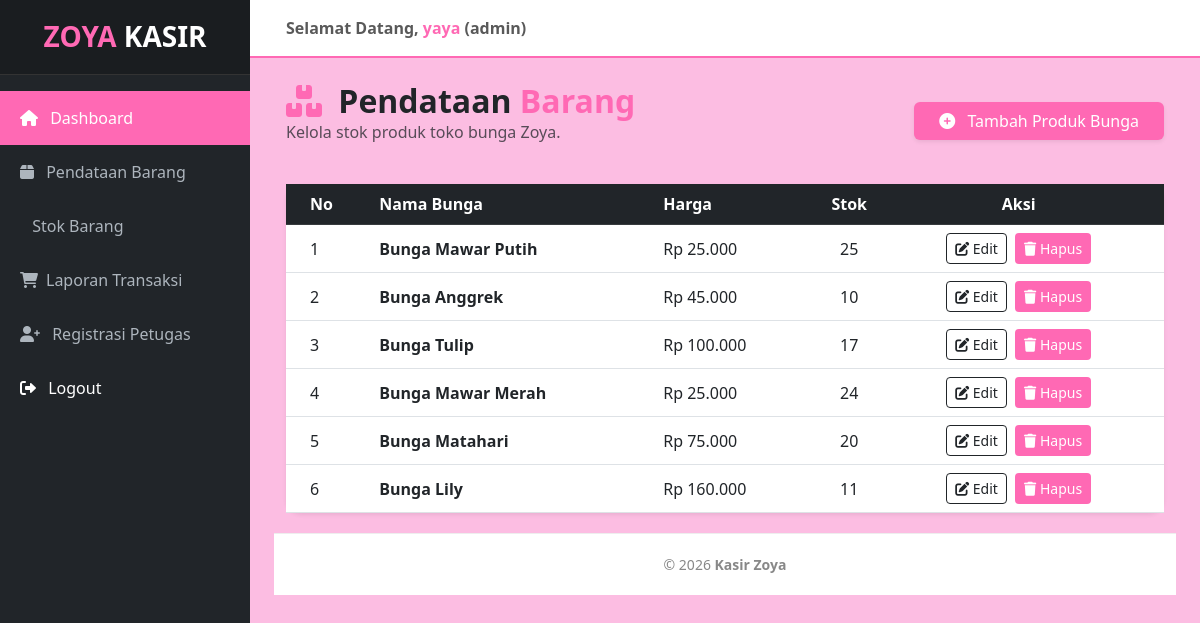
The page /kasir_zoya/admin/produk.php (signed in) on the database its author committed.
### tables this page shows
CREATE TABLE `produk` (
  `ProdukID` int(11) NOT NULL,
  `NamaProduk` varchar(255) NOT NULL,
  `Harga` decimal(10,2) NOT NULL,
  `Stok` int(11) NOT NULL
);

### kasir_zoya/admin/produk.php (the view, shortened to what this page needs)
<?php
include '../config/koneksi.php';
include '../templates/header.php';
include '../templates/sidebar.php';
?>
<div class="container-fluid">
    <div class="row mb-4 align-items-center">
        <div class="col-md-6">
            <h2 class="fw-bold text-dark m-0"><i class="fas fa-boxes text-pink me-2"></i> Pendataan <span class="text-pink">Barang</span></h2>
            <p class="text-muted">Kelola stok produk toko bunga Zoya.</p>
        </div>
        <div class="col-md-6 text-md-end">
            <button type="button" class="btn btn-pink shadow-sm px-4" data-bs-toggle="modal" data-bs-target="#tambahBarang">
                <i class="fas fa-plus-circle me-2"></i> Tambah Produk Bunga
            </button>
        </div>
    </div>
    <div class="card border-0 shadow-sm" style="border-radius: 15px;">
        <div class="card-body p-0">
            <div class="table-responsive">
                <table class="table table-hover align-middle mb-0">
                    <thead class="table-dark">
                        <tr>
                            <th class="ps-4">No</th>
                            <th>Nama Bunga</th>
                            <th>Harga</th>
                            <th class="text-center">Stok</th>
                            <th class="text-center pe-4">Aksi</th>
                        </tr>
                    </thead>
                    <tbody>
                        <?php
                        $no = 1;
                        $data = mysqli_query($koneksi, "SELECT * FROM produk ORDER BY ProdukID DESC");
                        while($d = mysqli_fetch_array($data)){
                        ?>
                        <tr>
                            <td class="ps-4"><?php echo $no++; ?></td>
                            <td class="fw-bold"><?php echo $d['NamaProduk']; ?></td>
                            <td>Rp <?php echo number_format($d['Harga'], 0, ',', '.'); ?></td>
                            <td class="text-center"><?php echo $d['Stok']; ?></td>
                            <td class="text-center pe-4">
                                <button class="btn btn-sm btn-outline-dark me-1" data-bs-toggle="modal" data-bs-target="#editBarang<?php echo $d['ProdukID']; ?>">
                                    <i class="fas fa-edit"></i> Edit
                                </button>
                                <button type="button" class="btn btn-sm btn-pink" onclick="hapusProduk(<?php echo $d['ProdukID']; ?>, '<?php echo $d['NamaProduk']; ?>')">
                                    <i class="fas fa-trash"></i> Hapus
                                </button>
                            </td>
                        </tr>
                        <?php } ?>
                    </tbody>
                </table>
            </div>
        </div>
    </div>
</div>
<?php include '../templates/footer.php'; ?>

### kasir_zoya/templates/header.php (style rules this page uses)
:root { --pink-zoya: #ff69b4; --black-zoya: #212529; --white-zoya: #ffffff; }
body { background-color: #fcbde2; overflow-x: hidden; }
.btn-pink { background-color: var(--pink-zoya); color: white; }
.text-pink { color: var(--pink-zoya) !important; }

### rows shown on the page
produk: NamaProduk "Bunga Mawar Putih", Harga "25.000", Stok "25"
produk: NamaProduk "Bunga Anggrek", Harga "45.000", Stok "10"
produk: NamaProduk "Bunga Tulip", Harga "100.000", Stok "17"
produk: NamaProduk "Bunga Mawar Merah", Harga "25.000", Stok "24"
produk: NamaProduk "Bunga Matahari", Harga "75.000", Stok "20"
produk: NamaProduk "Bunga Lily", Harga "160.000", Stok "11"

### other values the page prints
$_SESSION['username'] "yaya"
$_SESSION['role'] "admin"
